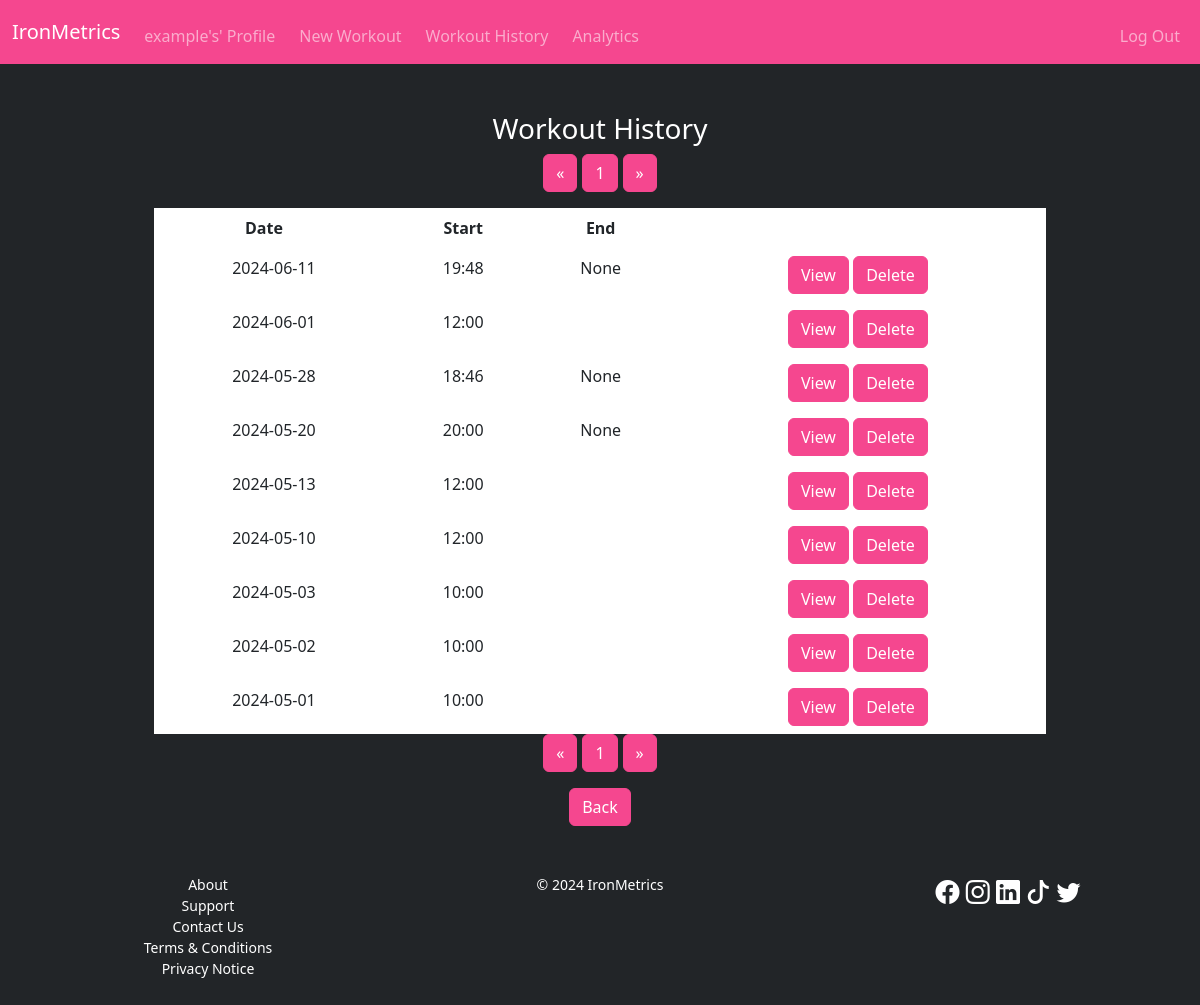
/workouthistory (signed in), run on an earlier commit of the app's database.
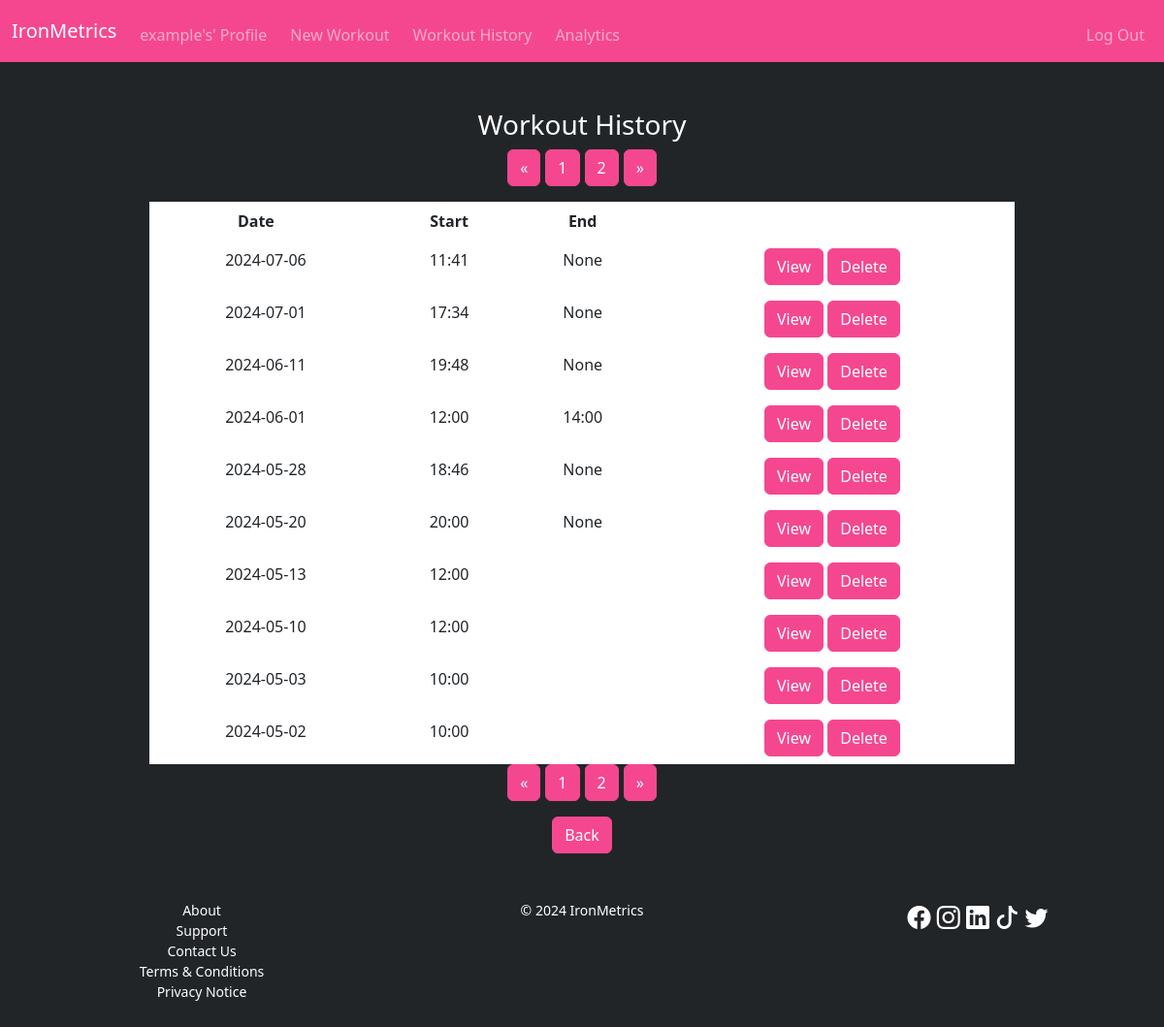
And on a later commit of the database.
### tables this page shows
CREATE TABLE workout (
	id INTEGER PRIMARY KEY AUTOINCREMENT NOT NULL,
	user_id INTEGER NOT NULL,
	date TEXT NOT NULL,
	start_time TEXT,
	end_time TEXT,
	name TEXT,
	note TEXT,
	FOREIGN KEY (user_id) REFERENCES user (id)
	ON UPDATE CASCADE
	ON DELETE CASCADE
);

### app.py (the view, shortened to what this page needs)
@app.route("/workouthistory", methods=["GET", "POST"])
@login_required
def workouthistory():
    user_id = session.get("user_id", None)
    workouts_sum = db.execute("SELECT COUNT() sum FROM workout WHERE user_id = ?;", user_id)[0].get("sum", None)
    workouts_per_page = 10
    number_of_pages = math.ceil(workouts_sum / workouts_per_page)
    pages = list(range(1, number_of_pages + 1))
    if session.get("workout_history_page", None) == None:
        session["workout_history_page"] = 1
    current_page = session.get("workout_history_page", None)
    row_num_start = (current_page - 1) * workouts_per_page
    row_num_end = current_page * workouts_per_page
    if session.get("workout_history_date_order_switch", None) == None:
        session["workout_history_date_order_switch"] = "DESC"
    if session["workout_history_date_order_switch"] == "DESC":
        workout_history = db.execute("""
                                    WITH t AS (
                                    SELECT ROW_NUMBER () OVER (ORDER BY date DESC) row_num,
                                    id,
                                    date,
                                    start_time,
                                    end_time
                                    FROM workout
                                    WHERE user_id = ?
                                    )
                                    SELECT * FROM t WHERE row_num > ? AND row_num <= ?;

                                    """, user_id, row_num_start, row_num_end)
    return render_template("workouthistory.html", workout_history=workout_history, pages=pages)

### app.py (called while the page is built)
@app.after_request
def after_request(response):
    response.headers["Cache-Control"] = "no-cache, no-store, must-revalidate"
    response.headers["Expires"] = 0
    response.headers["Pragma"] = "no-cache"
    return response

### helpers.py (called while the page is built)
def login_required(f):
    @wraps(f)
    def decorated_function(*args, **kwargs):
        if session.get("user_id") is None:
            return redirect(url_for("login"))
        return f(*args, **kwargs)
    return decorated_function

### templates/workouthistory.html (shortened to what this page needs)
{% extends "base.html" %}
{% block head %}
  <link rel="stylesheet" href="static/workouthistory.css">
{% endblock %}
{% block main %}
<div class="container workout-history-table-wrapper">
    <h3>Workout History</h3>
    <nav aria-label="Top workout history page navigation">
        <ul class="pagination justify-content-center">
          <li class="page-item">
            <form action="/workouthistory" method="post" id="prev-page" style="display: inline;">
              <button type="submit" form="prev-page" class="btn btn-tertiary-color">&laquo;</button>
            </form>
          </li>
          {% for page in pages %}
          <li class="page-item">
            <form action="/workouthistory" method="post" id="change-page{{ page }}" style="display: inline;">
              <button type="submit" form="change-page{{ page }}" class="btn btn-tertiary-color">{{ page }}</button>
            </form>
          </li>
          {% endfor %}
          <li class="page-item">
            <form action="/workouthistory" method="post" id="next-page" style="display: inline;">
              <button type="submit" form="next-page" class="btn btn-tertiary-color">&raquo;</button>
            </form>
          </li>
        </ul>
    </nav>
    <table class="table text-white workout-history-table">
        <thead>
            <tr>
                <th>
                  Date
                  <form action="/workouthistory" method="post" id="date-sort" style="display: inline;">
                    <button type="submit" form="date-sort" class="bi bi-arrow-down-up" style="color: white; border: none; background-color: inherit; padding: inherit; display: inline-block;"></button>
                  </form>
                </th>
                <th>Start</th>
                <th>End</th>
                <th></th>
            </tr>
        </thead>
        <tbody>
            {% for workout in workout_history %}
                <tr>
                    <td>{{ workout.date }}</td>
                    <td>{{ workout.start_time }}</td>
                    <td>{{ workout.end_time }}</td>
                    <td>
                        <form action="/workouthistory" method="post" id="edit-workout{{ workout.id }}" style="display: inline;">
                            <button type="submit" form="edit-workout{{ workout.id }}" class="btn btn-tertiary-color">View</button>
                        </form>
                        <form action="/workouthistory" method="post" id="delete-workout{{ workout.id }}" style="display: inline;">
                            <button type="submit" form="delete-workout{{ workout.id }}" class="btn btn-tertiary-color">Delete</button>
                        </form>
                    </td>
                </tr>
            {% endfor %}
        </tbody>
    </table>
    <nav aria-label="Bottom workout history page navigation">
      <ul class="pagination justify-content-center">
        <li class="page-item">
          <form action="/workouthistory" method="post" id="prev-page" style="display: inline;">
            <button type="submit" form="prev-page" class="btn btn-tertiary-color">&laquo;</button>
          </form>
        </li>
        {% for page in pages %}
        <li class="page-item">
          <form action="/workouthistory" method="post" id="change-page{{ page }}" style="display: inline;">
            <button type="submit" form="change-page{{ page }}" class="btn btn-tertiary-color">{{ page }}</button>
          </form>
        </li>
        {% endfor %}
        <li class="page-item">
          <form action="/workouthistory" method="post" id="next-page" style="display: inline;">
            <button type="submit" form="next-page" class="btn btn-tertiary-color">&raquo;</button>
          </form>
        </li>
      </ul>
    </nav>
    <button type="button" class="btn btn-tertiary-color" onclick="history.back()">Back</button>
</div>
{% endblock %}

What changed in the data, as far as the page shows it:
no longer on this page (row unchanged): workout: date "2024-05-01", start_time "10:00"
added workout: date "2024-07-06", start_time "11:41", end_time "None"
added workout: date "2024-07-01", start_time "17:34", end_time "None"
changed workout (number 4 of 10 on the later page): end_time (not shown) → "14:00"
Also different on the page:
new list line: "2"
